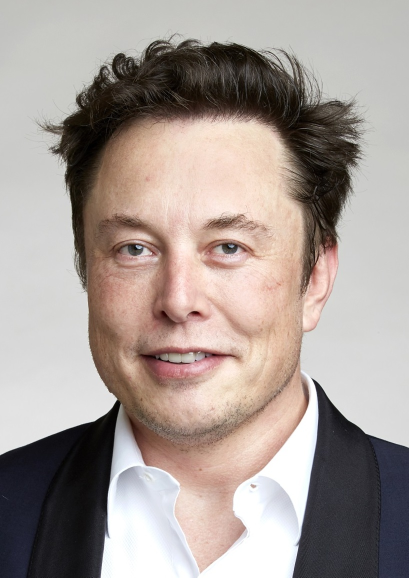
#> input picture project/training_images/Elon_Musk/EM1.jpg, 817 x 1155 px, found by its file name (shown at 1/2 size)
$ python opencv9.py
#> lines starting #> are read from the running program, lines starting #| are printed output that depends on the picture; after the words box and inside, x2 and y2 are one past the last pixel; in counts of white or black regions, pixels touching at a corner belong together
import cv2 as cv
import numpy as np

#load the image
img_path=r'project\training_images\Elon_Musk\EM1.jpg'
img=cv.imread(img_path)
#> img is the input picture: shape (1155, 817, 3); mean B, G, R 150.1, 155.5, 166.4
img=cv.resize(img, (400,400))
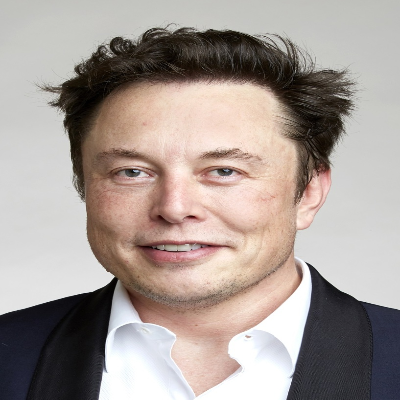
#> img: shape (400, 400, 3); mean B, G, R 150, 155.4, 166.3

#convert the image to hsv
hsv_img=cv.cvtColor(img, cv.COLOR_BGR2HSV)
#> hsv_img: shape (400, 400, 3); mean H, S, V 34.6, 41.3, 168.1

#define the skin color
lower_skin=np.array([0,20,70], dtype=np.uint8)    #Hue,saturation,value
upper_skin=np.array([20,255,255], dtype=np.uint8)

#define the mask
img_mask=cv.inRange(hsv_img, lower_skin, upper_skin)
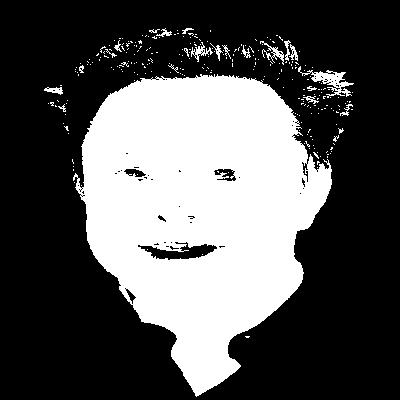
#> img_mask: shape (400, 400); 33.9% white; 268 white regions (247 under 20 px), largest, box (x1, y1, x2, y2) and area: (73, 74, 332, 397) 52072, (298, 66, 354, 98) 518, (260, 41, 284, 65) 159

#apply the mask
detected_skin=cv.bitwise_and(img,img,mask=img_mask)
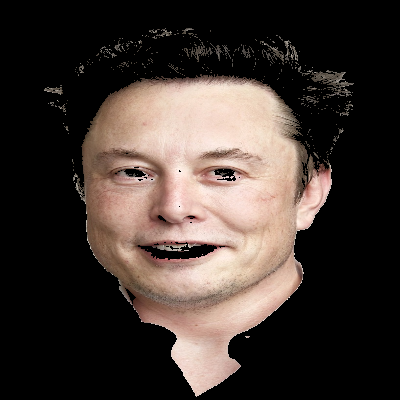
#> detected_skin: shape (400, 400, 3); mean B, G, R 50.2, 55.4, 65.7

cv.imshow('Elon Musk',img)
cv.imshow('mask',img_mask)
cv.imshow('detected skin',detected_skin)

cv.waitKey(0)
cv.destroyAllWindows()

$ run again, with project/training_images/Elon_Musk/EM10.jpg copied over project/training_images/Elon_Musk/EM1.jpg
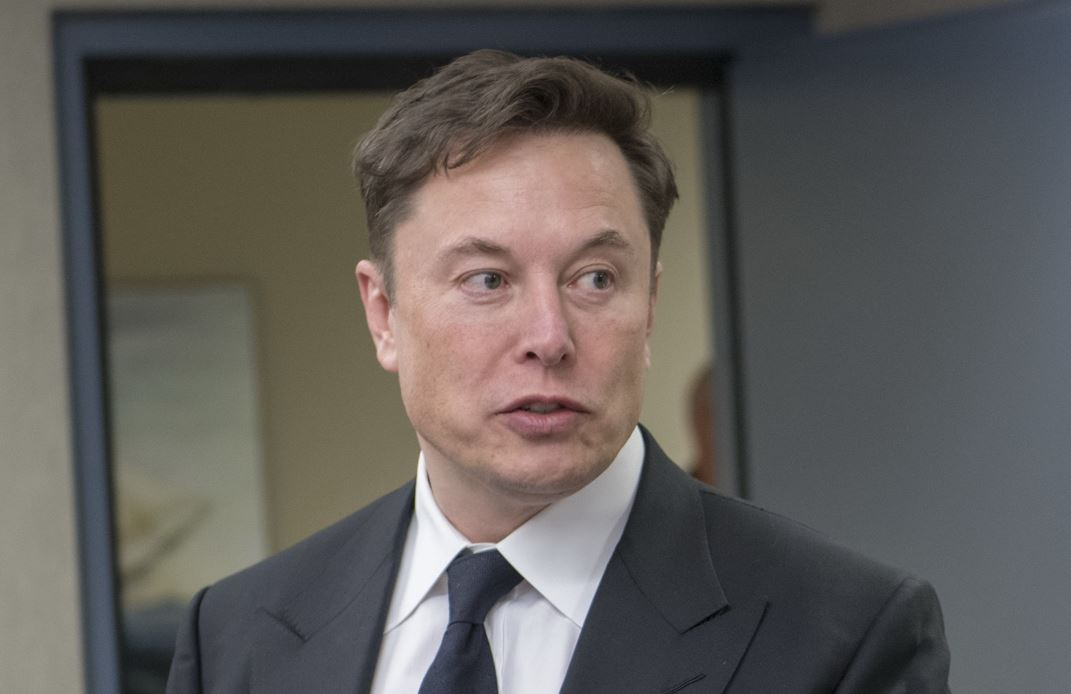
#> input picture project/training_images/Elon_Musk/EM10.jpg, 1071 x 694 px, found by its file name
#> img is the input picture: shape (694, 1071, 3); mean B, G, R 88.6, 91.7, 94.9
#> img: shape (400, 400, 3)
#> hsv_img: shape (400, 400, 3); mean H, S, V 66.3, 42.1, 100.1
#> `img_mask=cv.inRange(hsv_img, lower_skin, upper_skin)`:
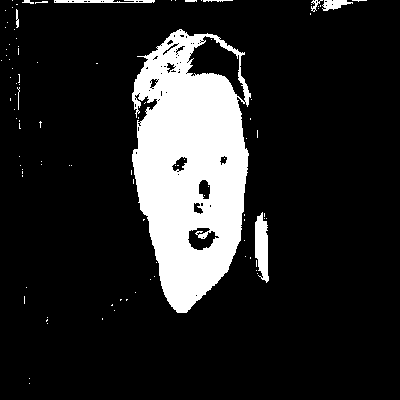
#> img_mask: shape (400, 400); 15% white; 101 white regions (90 under 20 px), largest, box (x1, y1, x2, y2) and area: (132, 29, 251, 313) 22350, (255, 212, 269, 283) 703, (54, 0, 155, 3) 255
#> `detected_skin=cv.bitwise_and(img,img,mask=img_mask)`:
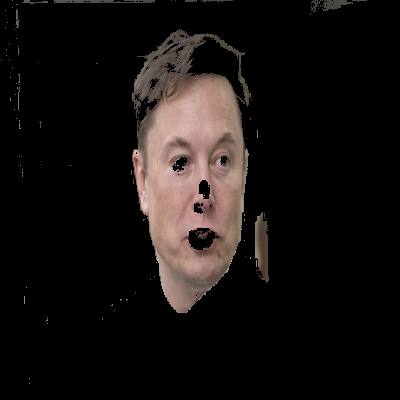
#> detected_skin: shape (400, 400, 3); mean B, G, R 16.7, 18.2, 22.4

$ run again, with project/training_images/Elon_Musk/EM2.jpg copied over project/training_images/Elon_Musk/EM1.jpg
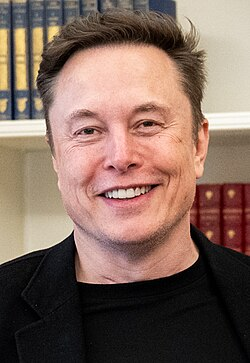
#> input picture project/training_images/Elon_Musk/EM2.jpg, 250 x 363 px, found by its file name
#> img is the input picture: shape (363, 250, 3); mean B, G, R 93.1, 104.5, 129.8
#> img: shape (400, 400, 3)
#> hsv_img: shape (400, 400, 3); mean H, S, V 32.1, 67.9, 130.4
#> `img_mask=cv.inRange(hsv_img, lower_skin, upper_skin)`:
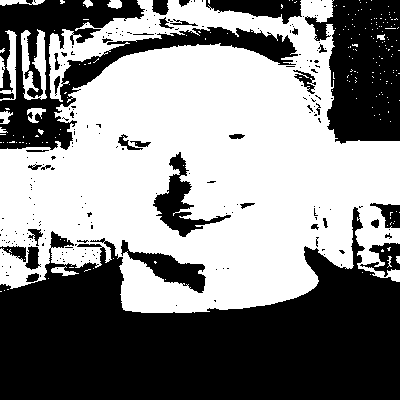
#> img_mask: shape (400, 400); 52.4% white; 222 black regions (186 under 20 px), largest, box (x1, y1, x2, y2) and area: (0, 207, 400, 400) 45547, (0, 0, 298, 150) 12532, (305, 0, 400, 144) 9753
#> `detected_skin=cv.bitwise_and(img,img,mask=img_mask)`:
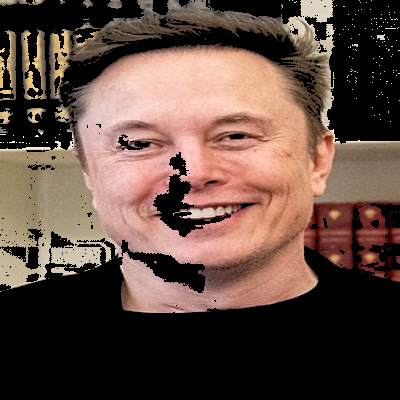
#> detected_skin: shape (400, 400, 3); mean B, G, R 64.5, 74.1, 96.2

$ run again, with project/training_images/Elon_Musk/EM3.jpg copied over project/training_images/Elon_Musk/EM1.jpg
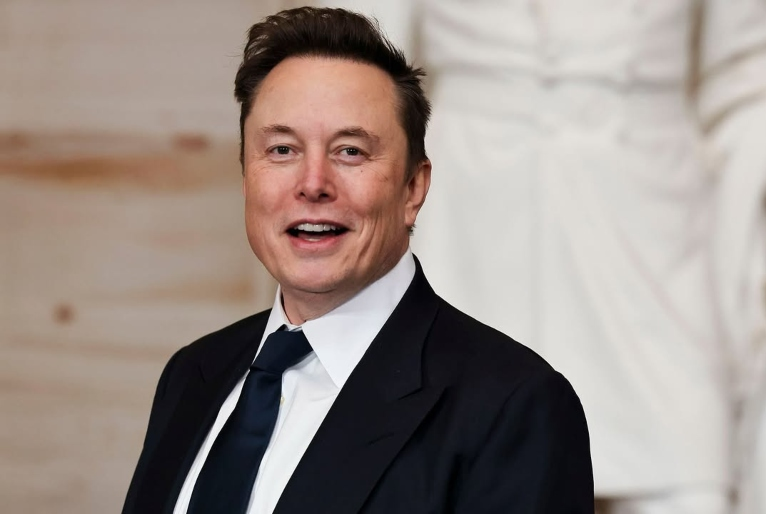
#> input picture project/training_images/Elon_Musk/EM3.jpg, 766 x 514 px, found by its file name
#> img is the input picture: shape (514, 766, 3); mean B, G, R 136.3, 142.5, 154.4
#> img: shape (400, 400, 3)
#> hsv_img: shape (400, 400, 3); mean H, S, V 36.7, 49.6, 156.1
#> `img_mask=cv.inRange(hsv_img, lower_skin, upper_skin)`:
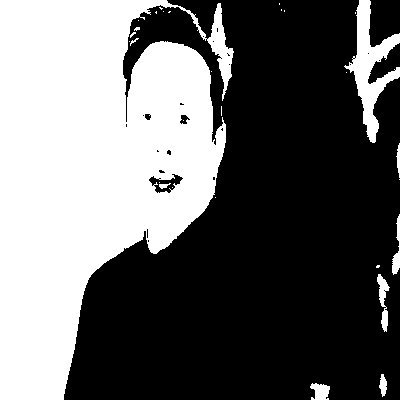
#> img_mask: shape (400, 400); 40.6% white; 30 white regions (21 under 20 px), largest, box (x1, y1, x2, y2) and area: (0, 0, 234, 400) 61110, (344, 0, 400, 143) 2738, (377, 274, 390, 332) 339
#> `detected_skin=cv.bitwise_and(img,img,mask=img_mask)`:
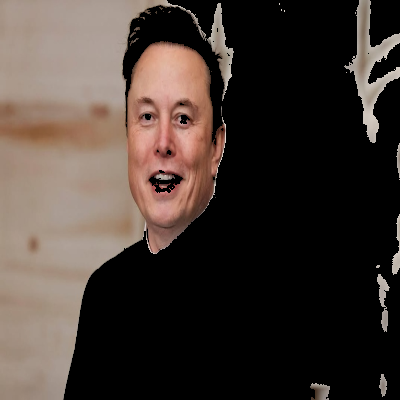
#> detected_skin: shape (400, 400, 3); mean B, G, R 51.3, 57.2, 68
